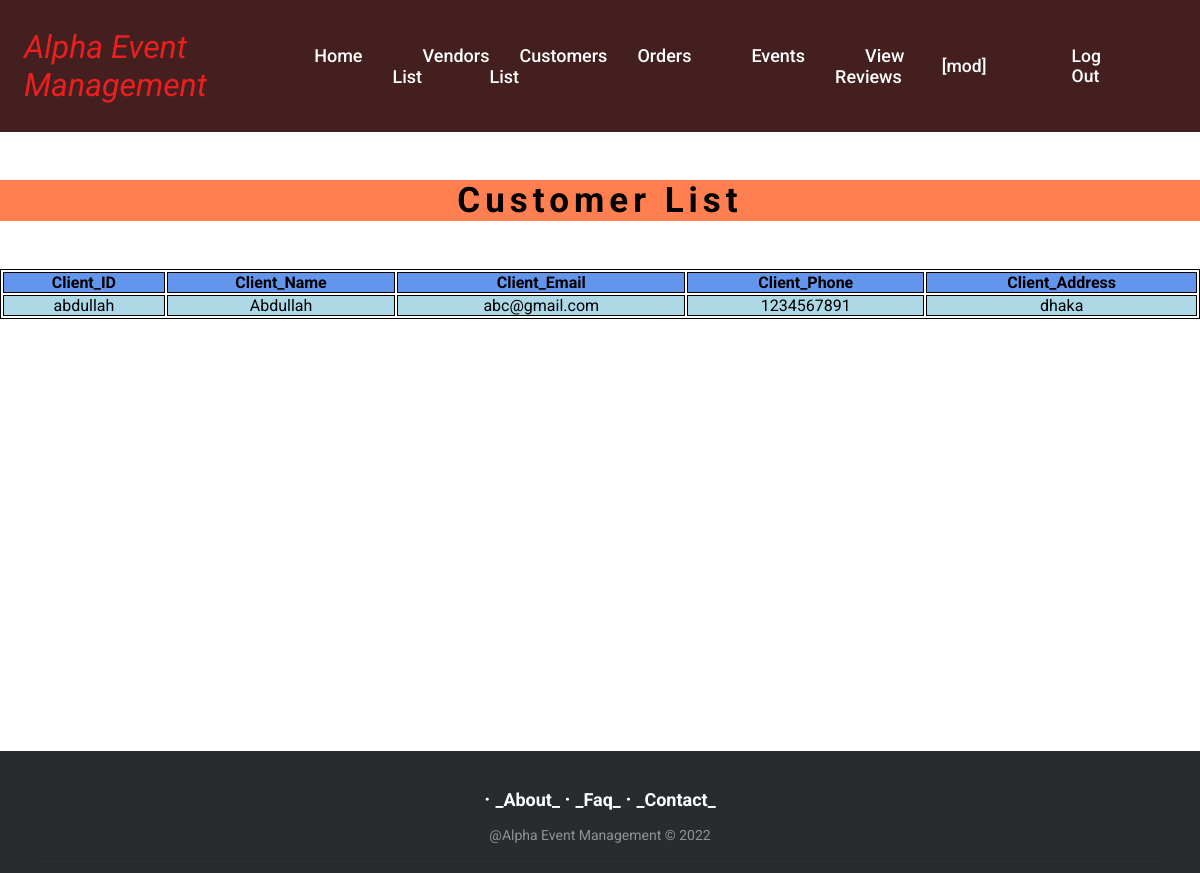
Screenshot of /view/mod_customer_list.php (signed in) with the database file from the repository.
### tables this page shows
CREATE TABLE `client` (
  `clientId` varchar(20) NOT NULL,
  `clientName` varchar(50) NOT NULL,
  `clientEmail` varchar(100) NOT NULL,
  `clientPhone` int(11) NOT NULL,
  `clientAdrs` varchar(200) NOT NULL,
  `clientPassword` varchar(20) NOT NULL
);

### view/mod_customer_list.php (the view, shortened to what this page needs)
<?php
$loginId=$_SESSION["loginId"];
?>
<!DOCTYPE html>
<html>
<head>
<link rel="stylesheet" href="../view/css/moderator_index.css">
</head>
<body>
<header>
        <a href="" class="logo">Alpha Event Management</a>
        <ul class="navbar">
            <li><a href="index_moderator.php">Home</a></li>
            <li><a href="mod_vendor_list.php">Vendors List</a></li>
            <li><a href="mod_customer_list.php">Customers List</a></li>
            <li><a href="mod_showOrders.php">Orders</a></li>
            <li><a href="mod_event_list.php">Events</a></li>
            <li><a href="mod_showReviews.php">View Reviews</a></li>
        </ul>
        <div class="nav_btn" id="underline">
        <a href="#">[<?php echo $loginId ?>]</a>
        <a href="../controller/logout.php">Log Out</a>
        </div>
</header>
<p style="text-align: center;background-color:coral;margin-top: 3rem;margin-bottom: 3rem;font-size:35px;font-weight:bolder;letter-spacing:5px;">Customer List</p>
<?php
include("../controller/db/conn.php");
$sql = "SELECT clientId, clientName, clientEmail, clientPhone, clientAdrs FROM client";
$result = $conn->query($sql);
if ($result->num_rows > 0) {
    echo "<table><tr> <th>Client_ID</th> <th>Client_Name</th> <th>Client_Email</th> <th>Client_Phone</th> <th>Client_Address</th></tr>";
    while($row = $result->fetch_assoc()) {
        echo "<tr >
        <td >" . $row["clientId"]. "</td>
         <td>" . $row["clientName"]. "</td>
         <td>" . $row["clientEmail"]. "</td>
         <td>" . $row["clientPhone"]. "</td>
         <td>" . $row["clientAdrs"]. "</td>
        </tr>";
    }
    echo "</table>";
} else {
    echo "Customer List is Empty";
}
?>
</body>
</html>
<?php
include("footer.php");
?>

### view/css/moderator_index.css (style rules this page uses)
* { padding: 0; margin: 0; box-sizing: border-box; list-style: none; text-decoration: none; font-family: 'Poppins', sans-serif; }
header { width: 100%; top: 0; right: 0; z-index: 1000; display: flex; align-items: center; justify-content: space-between; background: #441f1f; padding: 28px 2%; transition: all 0.50s ease; }
.logo { display: flex; align-items: center; font-style: italic; font-size: 32px; color: rgb(235, 31, 31); }
.navbar { display: flex; }
.navbar a { color: #fff; font-size: 18px; font-weight: 500; padding: 5px 0; margin: 0px 30px; transition: all 0.50s ease; box-shadow: 0 1em 2em rgba(black, .05); }
.nav_btn { display: flex; align-items: center; }
.nav_btn a { margin-right: 75px; margin-left: 10px; font-size: 1.1rem; font-weight: 500; transition: all; color: #fff; transition: all 0.50s ease; }

### view/mod_customer_list.php (style rules this page uses)
table, th, td { border: 1px solid; text-align: center; }
table { width: 100%; margin-bottom: 27rem; }
th { background-color:cornflowerblue; }
tr:nth-child(even) { background-color:lightblue; }
tr:nth-child(odd) { background-color:cornsilk; }

### view/footer.php (style rules this page uses)
* { font-family: Roboto; }

### rows the page displays
client: clientId "abdullah", clientName "Abdullah", clientEmail "abc@gmail.com", clientPhone "1234567891", clientAdrs "dhaka"

### other values shown
$loginId "mod"
